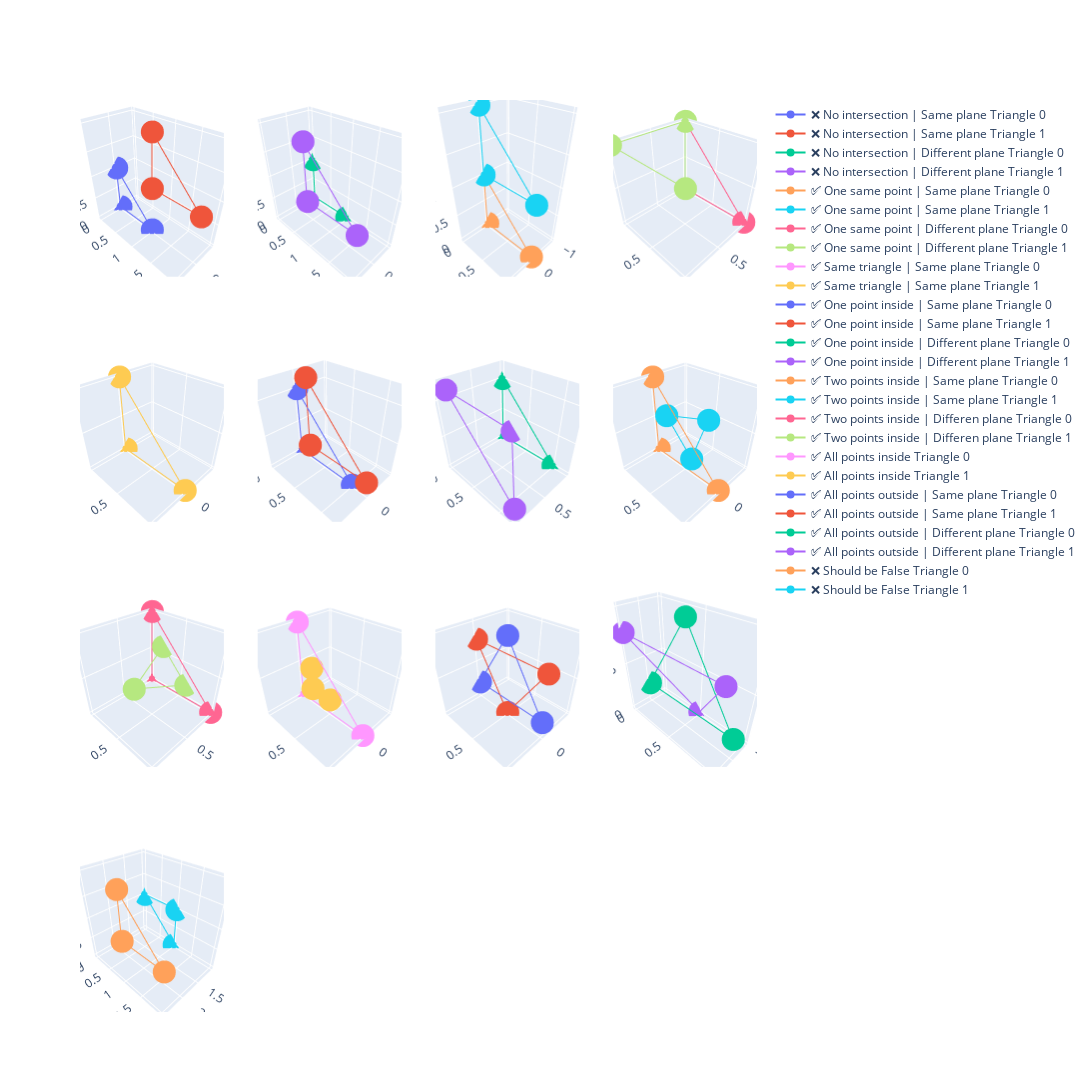

Source (notebook cell):
### Code cell
test_sat = [
    [
        np.array([[0, 0, 0], [0, 0, 1], [0, 1, 0]]),
        np.array([[0, 1, 1], [0, 1, 2], [0, 2, 1]]),
        "❌ No intersection | Same plane",
    ],
    [
        np.array([[0, 0, 0], [0, 0, 1], [0, 1, 0]]),
        np.array([[1, 1, 1], [1, 1, 2], [1, 2, 1]]),
        "❌ No intersection | Different plane",
    ],
    [
        np.array([[0, 0, 0], [0, 0, 1], [0, 1, 0]]),
        np.array([[0, 0, 1], [0, 0, 2], [0, 1, 1]]),
        "✅ One same point | Same plane",
    ],
    [
        np.array([[0, 0, 0], [0, 0, 1], [0, 1, 0]]),
        np.array([[0, 0, 1], [1, 0, 1], [1, 1, 1]]),
        "✅ One same point | Different plane",
    ],
    [
        np.array([[0, 0, 0], [0, 0, 1], [0, 1, 0]]),
        np.array([[0, 0, 0], [0, 0, 1], [0, 1, 0]]),
        "✅ Same triangle | Same plane",
    ],
    [
        np.array([[0, 0, 0], [0, 0, 1], [0, 1, 0]]),
        np.array([[0, 0.2, 0.2], [0, 0.2, 1.2], [0, 1.2, 0.2]]),
        "✅ One point inside | Same plane",
    ],
    [
        np.array([[0, 0, 0], [0, 0, 1], [0, 1, 0]]),
        np.array([[0, 0.2, 0.2], [1, 0.2, 1.2], [1, 1.2, 0.2]]),
        "✅ One point inside | Different plane",
    ],
    [
        np.array([[0, 0, 0], [0, 0, 1], [0, 1, 0]]),
        np.array([[0, 0.6, 0.2], [0, 0.2, 0.6], [0, 0.8, 0.8]]),
        "✅ Two points inside | Same plane",
    ],
    [
        np.array([[0, 0, 0], [0, 0, 1], [0, 1, 0]]),
        np.array([[0, 0.6, 0.2], [0, 0.2, 0.6], [1, 0.8, 0.8]]),
        "✅ Two points inside | Differen plane",
    ],
    [
        np.array([[0, 0, 0], [0, 0, 1], [0, 1, 0]]),
        np.array(
            [
                [0, 0.2, 0.2],
                [0, 0.5, 0.2],
                [0, 0.2, 0.5],
            ]
        ),
        "✅ All points inside",
    ],
    [
        np.array([[0, 0, 0.2], [0, 0.5, 1], [0, 1, 0.2]]),
        np.array([[0, 0, 0.8], [0, 0.5, 0], [0, 1, 0.8]]),
        "✅ All points outside | Same plane",
    ],
    [
        np.array([[0, 0, 0.2], [0, 0.5, 1], [0, 1, 0.2]]),
        np.array([[0.2, 0, 0.8], [-0.2, 0.5, 0], [0.2, 1, 0.8]]),
        "✅ All points outside | Different plane",
    ],
    [
        np.array([[2.5, 2.0, 1.0], [2.5, 1.0, 2.0], [2.5, 1.0, 1.0]], dtype=np.float64),
        np.array([[1.0, 0.0, 1.0], [1.0, 1.0, 0.0], [1.0, 1.0, 1.0]], dtype=np.float64),
        "❌ Should be False",
    ],
]

visualize_triangle_grid(test_sat)

### Figure 1 — Plotly figure (JSON) as saved in the notebook; plotly's stock layout.template omitted (floating-point values rounded to 4 significant figures)
{"data": [{"mode": "lines+markers", "name": "❌ No intersection | Same plane Triangle 0", "scene": "scene", "type": "scatter3d", "x": [0, 0, 0, 0], "y": [0, 0, 1, 0], "z": [0, 1, 0, 0]}, {"mode": "lines+markers", "name": "❌ No intersection | Same plane Triangle 1", "scene": "scene", "type": "scatter3d", "x": [0, 0, 0, 0], "y": [1, 1, 2, 1], "z": [1, 2, 1, 1]}, {"mode": "lines+markers", "name": "❌ No intersection | Different plane Triangle 0", "scene": "scene2", "type": "scatter3d", "x": [0, 0, 0, 0], "y": [0, 0, 1, 0], "z": [0, 1, 0, 0]}, {"mode": "lines+markers", "name": "❌ No intersection | Different plane Triangle 1", "scene": "scene2", "type": "scatter3d", "x": [1, 1, 1, 1], "y": [1, 1, 2, 1], "z": [1, 2, 1, 1]}, {"mode": "lines+markers", "name": "✅ One same point | Same plane Triangle 0", "scene": "scene3", "type": "scatter3d", "x": [0, 0, 0, 0], "y": [0, 0, 1, 0], "z": [0, 1, 0, 0]}, {"mode": "lines+markers", "name": "✅ One same point | Same plane Triangle 1", "scene": "scene3", "type": "scatter3d", "x": [0, 0, 0, 0], "y": [0, 0, 1, 0], "z": [1, 2, 1, 1]}, {"mode": "lines+markers", "name": "✅ One same point | Different plane Triangle 0", "scene": "scene4", "type": "scatter3d", "x": [0, 0, 0, 0], "y": [0, 0, 1, 0], "z": [0, 1, 0, 0]}, {"mode": "lines+markers", "name": "✅ One same point | Different plane Triangle 1", "scene": "scene4", "type": "scatter3d", "x": [0, 1, 1, 0], "y": [0, 0, 1, 0], "z": [1, 1, 1, 1]}, {"mode": "lines+markers", "name": "✅ Same triangle | Same plane Triangle 0", "scene": "scene5", "type": "scatter3d", "x": [0, 0, 0, 0], "y": [0, 0, 1, 0], "z": [0, 1, 0, 0]}, {"mode": "lines+markers", "name": "✅ Same triangle | Same plane Triangle 1", "scene": "scene5", "type": "scatter3d", "x": [0, 0, 0, 0], "y": [0, 0, 1, 0], "z": [0, 1, 0, 0]}, {"mode": "lines+markers", "name": "✅ One point inside | Same plane Triangle 0", "scene": "scene6", "type": "scatter3d", "x": [0, 0, 0, 0], "y": [0, 0, 1, 0], "z": [0, 1, 0, 0]}, {"mode": "lines+markers", "name": "✅ One point inside | Same plane Triangle 1", "scene": "scene6", "type": "scatter3d", "x": [0.0, 0.0, 0.0, 0.0], "y": [0.2, 0.2, 1.2, 0.2], "z": [0.2, 1.2, 0.2, 0.2]}, {"mode": "lines+markers", "name": "✅ One point inside | Different plane Triangle 0", "scene": "scene7", "type": "scatter3d", "x": [0, 0, 0, 0], "y": [0, 0, 1, 0], "z": [0, 1, 0, 0]}, {"mode": "lines+markers", "name": "✅ One point inside | Different plane Triangle 1", "scene": "scene7", "type": "scatter3d", "x": [0.0, 1.0, 1.0, 0.0], "y": [0.2, 0.2, 1.2, 0.2], "z": [0.2, 1.2, 0.2, 0.2]}, {"mode": "lines+markers", "name": "✅ Two points inside | Same plane Triangle 0", "scene": "scene8", "type": "scatter3d", "x": [0, 0, 0, 0], "y": [0, 0, 1, 0], "z": [0, 1, 0, 0]}, {"mode": "lines+markers", "name": "✅ Two points inside | Same plane Triangle 1", "scene": "scene8", "type": "scatter3d", "x": [0.0, 0.0, 0.0, 0.0], "y": [0.6, 0.2, 0.8, 0.6], "z": [0.2, 0.6, 0.8, 0.2]}, {"mode": "lines+markers", "name": "✅ Two points inside | Differen plane Triangle 0", "scene": "scene9", "type": "scatter3d", "x": [0, 0, 0, 0], "y": [0, 0, 1, 0], "z": [0, 1, 0, 0]}, {"mode": "lines+markers", "name": "✅ Two points inside | Differen plane Triangle 1", "scene": "scene9", "type": "scatter3d", "x": [0.0, 0.0, 1.0, 0.0], "y": [0.6, 0.2, 0.8, 0.6], "z": [0.2, 0.6, 0.8, 0.2]}, {"mode": "lines+markers", "name": "✅ All points inside Triangle 0", "scene": "scene10", "type": "scatter3d", "x": [0, 0, 0, 0], "y": [0, 0, 1, 0], "z": [0, 1, 0, 0]}, {"mode": "lines+markers", "name": "✅ All points inside Triangle 1", "scene": "scene10", "type": "scatter3d", "x": [0.0, 0.0, 0.0, 0.0], "y": [0.2, 0.5, 0.2, 0.2], "z": [0.2, 0.2, 0.5, 0.2]}, {"mode": "lines+markers", "name": "✅ All points outside | Same plane Triangle 0", "scene": "scene11", "type": "scatter3d", "x": [0.0, 0.0, 0.0, 0.0], "y": [0.0, 0.5, 1.0, 0.0], "z": [0.2, 1.0, 0.2, 0.2]}, {"mode": "lines+markers", "name": "✅ All points outside | Same plane Triangle 1", "scene": "scene11", "type": "scatter3d", "x": [0.0, 0.0, 0.0, 0.0], "y": [0.0, 0.5, 1.0, 0.0], "z": [0.8, 0.0, 0.8, 0.8]}, {"mode": "lines+markers", "name": "✅ All points outside | Different plane Triangle 0", "scene": "scene12", "type": "scatter3d", "x": [0.0, 0.0, 0.0, 0.0], "y": [0.0, 0.5, 1.0, 0.0], "z": [0.2, 1.0, 0.2, 0.2]}, {"mode": "lines+markers", "name": "✅ All points outside | Different plane Triangle 1", "scene": "scene12", "type": "scatter3d", "x": [0.2, -0.2, 0.2, 0.2], "y": [0.0, 0.5, 1.0, 0.0], "z": [0.8, 0.0, 0.8, 0.8]}, {"mode": "lines+markers", "name": "❌ Should be False Triangle 0", "scene": "scene13", "type": "scatter3d", "x": [2.5, 2.5, 2.5, 2.5], "y": [2.0, 1.0, 1.0, 2.0], "z": [1.0, 2.0, 1.0, 1.0]}, {"mode": "lines+markers", "name": "❌ Should be False Triangle 1", "scene": "scene13", "type": "scatter3d", "x": [1.0, 1.0, 1.0, 1.0], "y": [0.0, 1.0, 1.0, 0.0], "z": [1.0, 0.0, 1.0, 1.0]}], "layout": {"height": 1600, "scene": {"domain": {"x": [0, 0.2125], "y": [0.8063, 1]}}, "scene10": {"domain": {"x": [0.2625, 0.475], "y": [0.2687, 0.4625]}}, "scene11": {"domain": {"x": [0.525, 0.7375], "y": [0.2687, 0.4625]}}, "scene12": {"domain": {"x": [0.7875, 1], "y": [0.2687, 0.4625]}}, "scene13": {"domain": {"x": [0, 0.2125], "y": [0, 0.1938]}}, "scene14": {"domain": {"x": [0.2625, 0.475], "y": [0, 0.1938]}}, "scene15": {"domain": {"x": [0.525, 0.7375], "y": [0, 0.1938]}}, "scene16": {"domain": {"x": [0.7875, 1], "y": [0, 0.1938]}}, "scene2": {"domain": {"x": [0.2625, 0.475], "y": [0.8063, 1]}}, "scene3": {"domain": {"x": [0.525, 0.7375], "y": [0.8063, 1]}}, "scene4": {"domain": {"x": [0.7875, 1], "y": [0.8063, 1]}}, "scene5": {"domain": {"x": [0, 0.2125], "y": [0.5375, 0.7312]}}, "scene6": {"domain": {"x": [0.2625, 0.475], "y": [0.5375, 0.7312]}}, "scene7": {"domain": {"x": [0.525, 0.7375], "y": [0.5375, 0.7312]}}, "scene8": {"domain": {"x": [0.7875, 1], "y": [0.5375, 0.7312]}}, "scene9": {"domain": {"x": [0, 0.2125], "y": [0.2687, 0.4625]}}, "width": 1600}}
